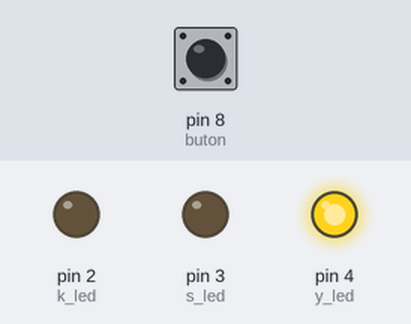
The sketch below on a simulated Arduino Uno, built with avr-gcc and run on an emulated ATmega328P. On the bench: output pins drawn as LEDs (lit = HIGH). Inputs (shaded band) come from the test bench; at power-on: pin 8 (buton) LOW. What the sketch prints to the serial monitor is not drawn.

Above: at 0.1 s.
Timing chart, 0 to 1.6 s (numbered marks = the images above):
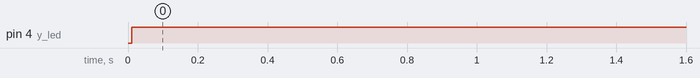

Measured:
- by itself, pin 4 (y_led): LOW → HIGH at 0.01 s

The sketch:

EEPROM_LED_PROJE.ino
```cpp
#include <EEPROM.h>

int kayit_adresi, kaydedilecek_veri;
int okunacak_adres, okunan_veri;

#define k_led 2
#define s_led 3
#define y_led 4
#define buton 8
int sayac;
void setup() {
  Serial.begin(9600);

  pinMode(k_led, OUTPUT);
  pinMode(s_led, OUTPUT);
  pinMode(y_led, OUTPUT);
  pinMode(buton,INPUT);

}

void loop() {
  int btn_durum=digitalRead(buton);
  if(btn_durum==1){
    sayac++;
    delay(1000);
    if(sayac>4){
      sayac=0;
    }
  kayit_adresi=10;
  kaydedilecek_veri=255;
  EEPROM.write(kayit_adresi,kaydedilecek_veri);
  delay(100);
  }

  okunacak_adres=10;
  okunan_veri=EEPROM.read(okunacak_adres);
  delay(10);
  Serial.println(okunan_veri);

  if(okunan_veri==1){
    digitalWrite(k_led,1);
    digitalWrite(s_led,1);
    digitalWrite(y_led,1);
  }

  else if(okunan_veri=2){
    digitalWrite(k_led,0);
    digitalWrite(s_led,0);
    digitalWrite(y_led,1);
  }

  else if(okunan_veri==3){
    digitalWrite(k_led,1);
    digitalWrite(s_led,0);
    digitalWrite(y_led,1);
  }
  else{
    digitalWrite(k_led,0);
    digitalWrite(s_led,0);
    digitalWrite(y_led,0);
  }

}
```
